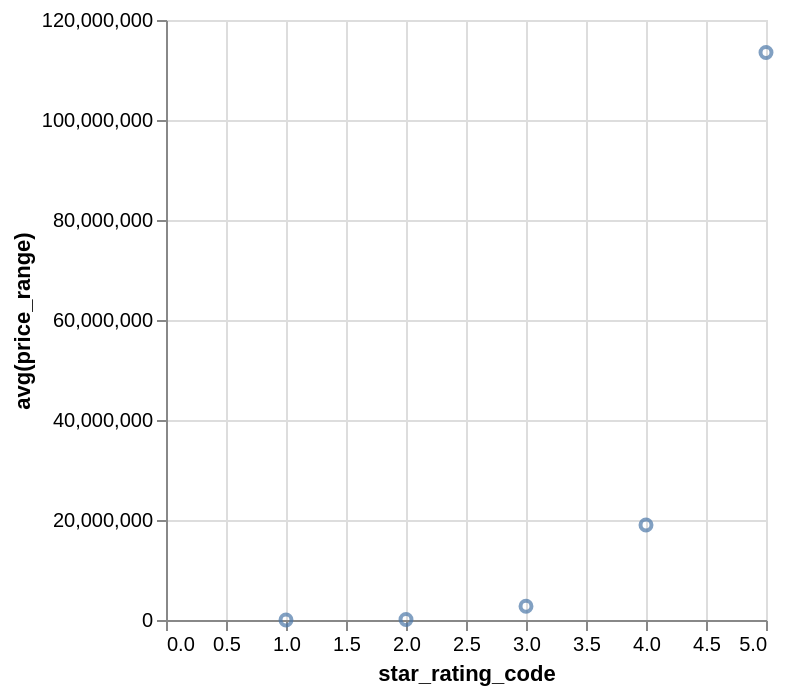

Describe this chart as a Vega-Lite specification.
### Vega-Lite specification from a JSON file in a GitHub repository (floating-point values rounded to 4 significant figures)
{"data": {"values": [{"x_data": 1, "y_data": 12730.0}, {"x_data": 2, "y_data": 96610.0}, {"x_data": 3, "y_data": 2763000.0}, {"x_data": 4, "y_data": 19010000.0}, {"x_data": 5, "y_data": 113500000.0}]}, "mark": "point", "encoding": {"x": {"field": "x_data", "type": "quantitative", "title": "star_rating_code"}, "y": {"field": "y_data", "type": "quantitative", "title": "avg(price_range)"}}}
